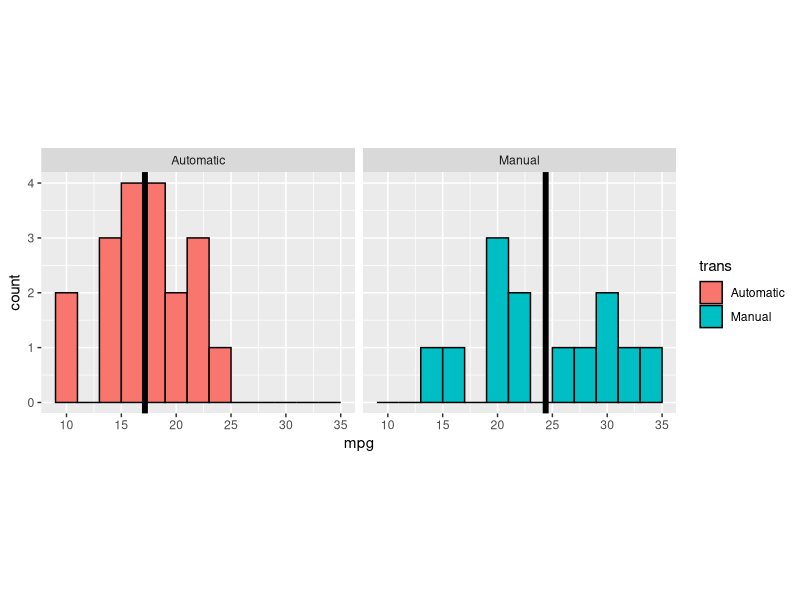

Write the R code that produced this figure.
## ---- chunk 1
data(mtcars)
head(mtcars)
## ---- chunk 2
mpgVsTrans <- data.frame(mpg=mtcars$mpg,trans=as.factor(mtcars$am))
levels(mpgVsTrans$trans) <- c('Automatic', 'Manual')

automatic.mean <- round(mean(mpgVsTrans[mpgVsTrans$trans == 'Automatic', 1]),2)
manual.mean <- round(mean(mpgVsTrans[mpgVsTrans$trans == 'Manual', 1]),2)
means.dat <- data.frame(trans=levels(mpgVsTrans$trans), means=c(automatic.mean, manual.mean))

library(ggplot2)
g <- ggplot(mpgVsTrans, aes(x = mpg, fill = trans))
g <- g + geom_histogram(colour = "black", binwidth=2)
g <- g + geom_vline(aes(xintercept=means), data=means.dat, size=2)
g <- g + facet_grid(. ~ trans)
g <- g + coord_fixed(ratio=5)
## ---- chunk 3
g
